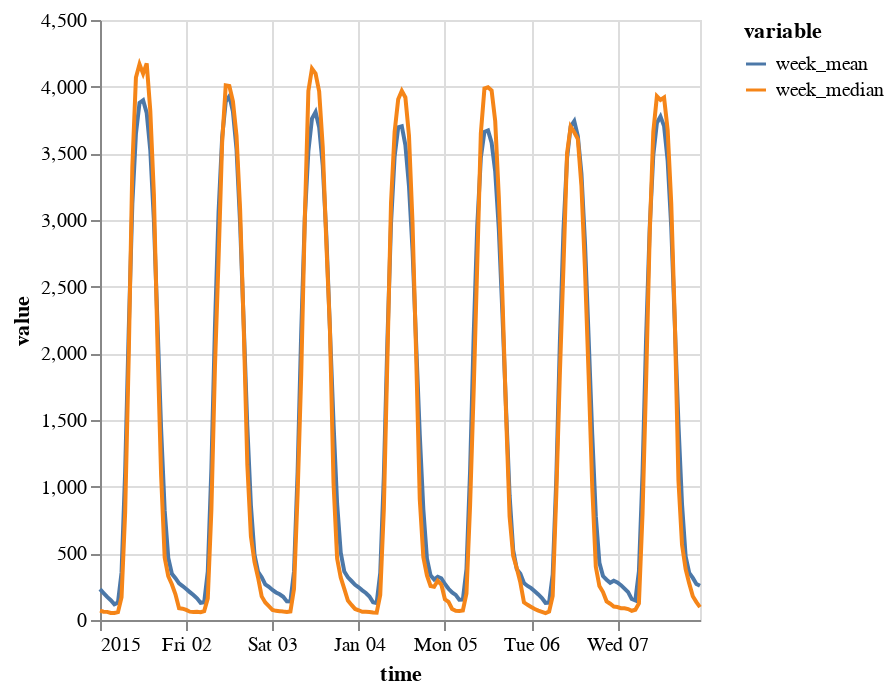

Notebook source saved alongside this figure:
### Code cell
(
    on.Plot()
    .add(on.marks.line, week_mean)
    .add(on.marks.line, week_median)
    .show()
)

### Figure 1 — Vega specification as saved in the notebook (floating-point values rounded to 4 significant figures; data arrays with more than 128 entries replaced by an {"elided": "..."} marker saying what was removed)
{"$schema": "https://vega.github.io/schema/vega/v5.json", "data": [{"name": "source_0", "values": {"elided": "168 records"}, "transform": [{"type": "formula", "expr": "toDate(datum['time'])", "as": "time"}]}, {"name": "source_1", "values": {"elided": "168 records"}, "transform": [{"type": "formula", "expr": "toDate(datum['time'])", "as": "time"}]}, {"name": "source_0_color_domain_variable_0", "values": [{"variable": "week_mean"}]}, {"name": "source_1_color_domain_variable_1", "values": [{"variable": "week_median"}]}], "marks": [{"type": "group", "name": "layer_0_pathgroup", "from": {"facet": {"data": "source_0", "name": "faceted_path_layer_0_main", "groupby": ["variable"]}}, "encode": {"update": {"width": {"field": {"signal": null, "datum": null, "group": "width", "parent": null}}, "height": {"field": {"signal": null, "datum": null, "group": "height", "parent": null}}}}, "marks": [{"type": "line", "name": "layer_0_marks", "from": {"data": "faceted_path_layer_0_main"}, "sort": {"field": "x"}, "encode": {"update": {"x": {"field": "time", "scale": "x"}, "defined": {"signal": "isValid(datum[\"time\"]) && isFinite(+datum[\"time\"]) && isValid(datum[\"value\"]) && isFinite(+datum[\"value\"])"}, "stroke": {"field": "variable", "scale": "color"}, "y": {"field": "value", "scale": "y"}}}, "style": ["line"]}]}, {"type": "group", "name": "layer_1_pathgroup", "from": {"facet": {"data": "source_1", "name": "faceted_path_layer_1_main", "groupby": ["variable"]}}, "encode": {"update": {"height": {"field": {"signal": null, "datum": null, "group": "height", "parent": null}}, "width": {"field": {"signal": null, "datum": null, "group": "width", "parent": null}}}}, "marks": [{"type": "line", "name": "layer_1_marks", "from": {"data": "faceted_path_layer_1_main"}, "sort": {"field": "x"}, "encode": {"update": {"defined": {"signal": "isValid(datum[\"time\"]) && isFinite(+datum[\"time\"]) && isValid(datum[\"value\"]) && isFinite(+datum[\"value\"])"}, "stroke": {"field": "variable", "scale": "color"}, "x": {"field": "time", "scale": "x"}, "y": {"field": "value", "scale": "y"}}}, "style": ["line"]}]}], "scales": [{"name": "x", "type": "time", "domain": {"fields": [{"data": "source_0", "field": "time"}, {"data": "source_1", "field": "time"}]}, "range": [0, {"signal": "width"}]}, {"name": "y", "type": "linear", "domain": {"fields": [{"data": "source_0", "field": "value"}, {"data": "source_1", "field": "value"}]}, "range": [{"signal": "height"}, 0], "nice": true, "zero": true}, {"name": "color", "type": "ordinal", "domain": {"fields": [{"data": "source_0_color_domain_variable_0", "field": "variable"}, {"data": "source_1_color_domain_variable_1", "field": "variable"}], "sort": true}, "range": "category"}], "axes": [{"scale": "x", "domain": false, "aria": false, "ticks": false, "zindex": 0, "orient": "bottom", "grid": true, "gridScale": "y", "labels": false, "tickCount": {"signal": "ceil(width/40)"}, "maxExtent": 0, "minExtent": 0}, {"scale": "y", "ticks": false, "labels": false, "domain": false, "zindex": 0, "orient": "left", "grid": true, "aria": false, "maxExtent": 0, "minExtent": 0, "gridScale": "x", "tickCount": {"signal": "ceil(height/40)"}}, {"scale": "x", "zindex": 0, "grid": false, "title": "time", "orient": "bottom", "labelFlush": true, "labelOverlap": true, "tickCount": {"signal": "ceil(width/40)"}}, {"scale": "y", "tickCount": {"signal": "ceil(height/40)"}, "grid": false, "title": "value", "zindex": 0, "labelOverlap": true, "orient": "left"}], "style": "cell", "legends": [{"stroke": "color", "symbolType": "stroke", "title": "variable"}], "background": "white", "padding": 5, "height": 300, "width": 300}
